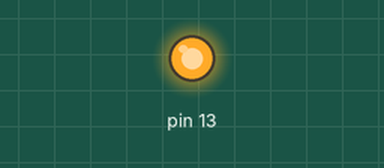
The sketch below on a simulated Arduino Uno, built with avr-gcc and run on an emulated ATmega328P. Parts: output pins drawn as LEDs (lit = HIGH).

Above: at 1.5 s.
At 4.5 s:
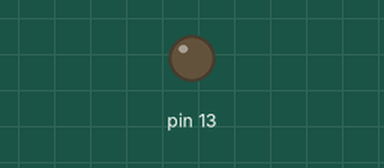
Timing chart, 0 to 8.7 s (numbered marks = the images above):
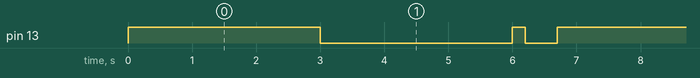

The sketch:

Projeto_1_-_Ex.1.ino
```cpp
//PROJETO 1 - EXERCICIO 1.

void setup() {
  pinMode(13, OUTPUT);
}

void loop() {
  digitalWrite(13, HIGH);
  delay(3000);
  digitalWrite(13, LOW);
  delay(3000);
  digitalWrite(13, HIGH);
  delay(200);
  digitalWrite(13, LOW);
  delay(500);
}
```

Measured:
- by itself, pin 13: repeats every 6.7 s: LOW 3.0 s, HIGH 0.20 s, LOW 0.50 s, HIGH 3.0 s
- by itself, everything shown: repeats every 6.7 s, in 4 steps
